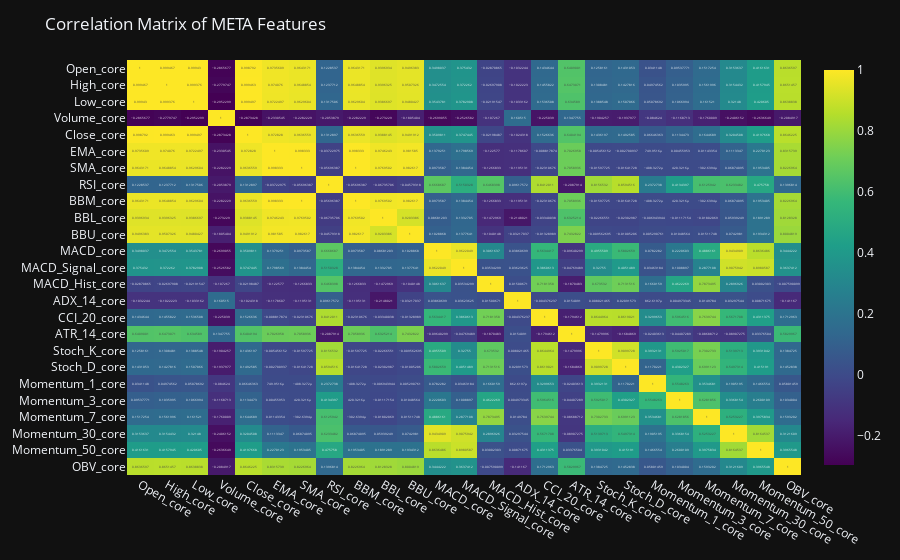

Notebook code for this chart:
### Markdown cell above
#### Now let's look at a correlation heatmap to see which indicators are most closely related to price movements for our META stock.

### Code cell
corr_matrix = meta_data[['Open_core', 'High_core', 'Low_core', 'Volume_core','Close_core', 'EMA_core', 'SMA_core', 'RSI_core', 'BBM_core', 'BBL_core', 'BBU_core', 'MACD_core', 'MACD_Signal_core', 'MACD_Hist_core', 'ADX_14_core', 'CCI_20_core', 'ATR_14_core', 'Stoch_K_core', 'Stoch_D_core', 'Momentum_1_core', 'Momentum_3_core', 'Momentum_7_core', 'Momentum_30_core', 'Momentum_50_core', 'OBV_core']].corr()

fig = px.imshow(corr_matrix, text_auto = True, aspect = 'auto', color_continuous_scale= 'Viridis')

fig.update_layout(title = 'Correlation Matrix of META Features', template = 'plotly_dark')
fig.show()

### Figure 1 — Plotly figure (JSON) as saved in the notebook; plotly's stock layout.template omitted (floating-point values rounded to 4 significant figures; data arrays with more than 128 entries replaced by an {"elided": "..."} marker saying what was removed)
{"data": [{"coloraxis": "coloraxis", "hovertemplate": "x: %{x}<br>y: %{y}<br>color: %{z}<extra></extra>", "name": "0", "texttemplate": "%{z}", "type": "heatmap", "x": ["Open_core", "High_core", "Low_core", "Volume_core", "Close_core", "EMA_core", "SMA_core", "RSI_core", "BBM_core", "BBL_core", "BBU_core", "MACD_core", "MACD_Signal_core", "MACD_Hist_core", "ADX_14_core", "CCI_20_core", "ATR_14_core", "Stoch_K_core", "Stoch_D_core", "Momentum_1_core", "Momentum_3_core", "Momentum_7_core", "Momentum_30_core", "Momentum_50_core", "OBV_core"], "xaxis": "x", "y": ["Open_core", "High_core", "Low_core", "Volume_core", "Close_core", "EMA_core", "SMA_core", "RSI_core", "BBM_core", "BBL_core", "BBU_core", "MACD_core", "MACD_Signal_core", "MACD_Hist_core", "ADX_14_core", "CCI_20_core", "ATR_14_core", "Stoch_K_core", "Stoch_D_core", "Momentum_1_core", "Momentum_3_core", "Momentum_7_core", "Momentum_30_core", "Momentum_50_core", "OBV_core"], "yaxis": "y", "z": {"elided": "25x25 float values"}}], "layout": {"coloraxis": {"colorscale": [[0, "#440154"], [0.1111, "#482878"], [0.2222, "#3e4989"], [0.3333, "#31688e"], [0.4444, "#26828e"], [0.5556, "#1f9e89"], [0.6667, "#35b779"], [0.7778, "#6ece58"], [0.8889, "#b5de2b"], [1, "#fde725"]]}, "margin": {"t": 60}, "title": {"text": "Correlation Matrix of META Features"}, "xaxis": {"anchor": "y", "domain": [0, 1]}, "yaxis": {"anchor": "x", "autorange": "reversed", "domain": [0, 1]}}}
